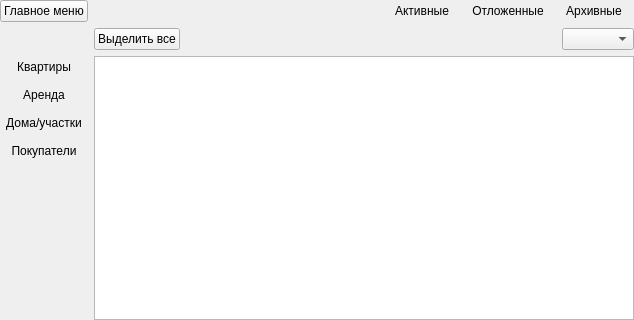
<?xml version="1.0" encoding="UTF-8"?>
<ui version="4.0">
 <class>ViewObjects</class>
 <widget class="QWidget" name="ViewObjects">
  <property name="geometry">
   <rect>
    <x>0</x>
    <y>0</y>
    <width>634</width>
    <height>320</height>
   </rect>
  </property>
  <property name="windowTitle">
   <string>Form</string>
  </property>
  <layout class="QGridLayout" name="gridLayout">
   <property name="leftMargin">
    <number>0</number>
   </property>
   <property name="topMargin">
    <number>0</number>
   </property>
   <property name="rightMargin">
    <number>0</number>
   </property>
   <property name="bottomMargin">
    <number>0</number>
   </property>
   <item row="0" column="0">
    <layout class="QGridLayout" name="gridLayout_2">
     <item row="3" column="0">
      <layout class="QVBoxLayout" name="verticalLayout">
       <item>
        <widget class="QPushButton" name="mpApartment">
         <property name="text">
          <string>Квартиры</string>
         </property>
         <property name="checkable">
          <bool>true</bool>
         </property>
         <property name="flat">
          <bool>true</bool>
         </property>
        </widget>
       </item>
       <item>
        <widget class="QPushButton" name="mpRent">
         <property name="text">
          <string>Аренда</string>
         </property>
         <property name="checkable">
          <bool>true</bool>
         </property>
         <property name="flat">
          <bool>true</bool>
         </property>
        </widget>
       </item>
       <item>
        <widget class="QPushButton" name="mpHome">
         <property name="text">
          <string>Дома/участки</string>
         </property>
         <property name="checkable">
          <bool>true</bool>
         </property>
         <property name="flat">
          <bool>true</bool>
         </property>
        </widget>
       </item>
       <item>
        <widget class="QPushButton" name="mpClient">
         <property name="text">
          <string>Покупатели</string>
         </property>
         <property name="checkable">
          <bool>true</bool>
         </property>
         <property name="flat">
          <bool>true</bool>
         </property>
        </widget>
       </item>
       <item>
        <spacer name="verticalSpacer">
         <property name="orientation">
          <enum>Qt::Vertical</enum>
         </property>
         <property name="sizeHint" stdset="0">
          <size>
           <width>20</width>
           <height>40</height>
          </size>
         </property>
        </spacer>
       </item>
      </layout>
     </item>
     <item row="3" column="1">
      <widget class="QTableView" name="mpView">
       <property name="sizePolicy">
        <sizepolicy hsizetype="Expanding" vsizetype="Expanding">
         <horstretch>0</horstretch>
         <verstretch>0</verstretch>
        </sizepolicy>
       </property>
       <property name="minimumSize">
        <size>
         <width>0</width>
         <height>200</height>
        </size>
       </property>
       <attribute name="horizontalHeaderDefaultSectionSize">
        <number>240</number>
       </attribute>
       <attribute name="horizontalHeaderMinimumSectionSize">
        <number>70</number>
       </attribute>
       <attribute name="horizontalHeaderStretchLastSection">
        <bool>true</bool>
       </attribute>
      </widget>
     </item>
     <item row="1" column="1">
      <layout class="QHBoxLayout" name="horizontalLayout">
       <item>
        <spacer name="horizontalSpacer_2">
         <property name="orientation">
          <enum>Qt::Horizontal</enum>
         </property>
         <property name="sizeHint" stdset="0">
          <size>
           <width>40</width>
           <height>20</height>
          </size>
         </property>
        </spacer>
       </item>
       <item>
        <widget class="QPushButton" name="mpActive">
         <property name="text">
          <string>Активные</string>
         </property>
         <property name="checkable">
          <bool>true</bool>
         </property>
         <property name="flat">
          <bool>true</bool>
         </property>
        </widget>
       </item>
       <item>
        <widget class="QPushButton" name="mpAside">
         <property name="text">
          <string>Отложенные</string>
         </property>
         <property name="checkable">
          <bool>true</bool>
         </property>
         <property name="flat">
          <bool>true</bool>
         </property>
        </widget>
       </item>
       <item>
        <widget class="QPushButton" name="mpArchive">
         <property name="text">
          <string>Архивные</string>
         </property>
         <property name="checkable">
          <bool>true</bool>
         </property>
         <property name="flat">
          <bool>true</bool>
         </property>
        </widget>
       </item>
      </layout>
     </item>
     <item row="2" column="1">
      <layout class="QHBoxLayout" name="horizontalLayout_2">
       <item>
        <widget class="QPushButton" name="mpSelectAll">
         <property name="text">
          <string>Выделить все</string>
         </property>
        </widget>
       </item>
       <item>
        <spacer name="horizontalSpacer">
         <property name="orientation">
          <enum>Qt::Horizontal</enum>
         </property>
         <property name="sizeHint" stdset="0">
          <size>
           <width>40</width>
           <height>20</height>
          </size>
         </property>
        </spacer>
       </item>
       <item>
        <widget class="QComboBox" name="mpAgents"/>
       </item>
      </layout>
     </item>
     <item row="1" column="0">
      <widget class="QPushButton" name="mpBack">
       <property name="text">
        <string>Главное меню</string>
       </property>
      </widget>
     </item>
    </layout>
   </item>
  </layout>
 </widget>
 <resources/>
 <connections/>
</ui>
